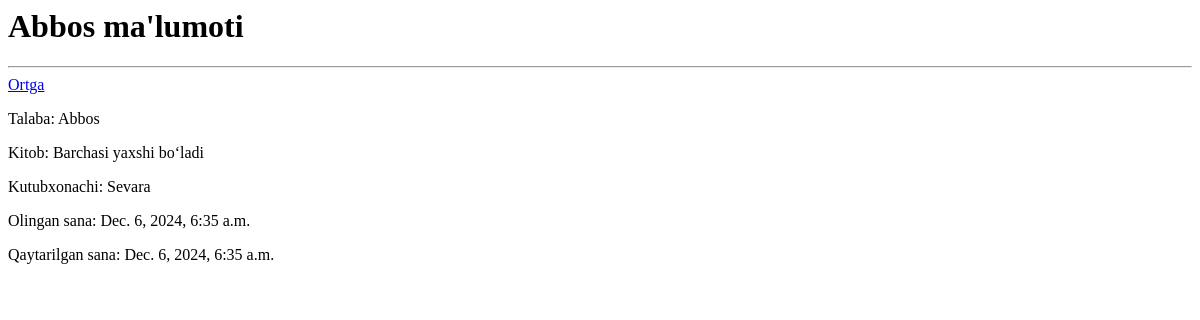
The page /recordlar/2/ on the database as committed earlier.
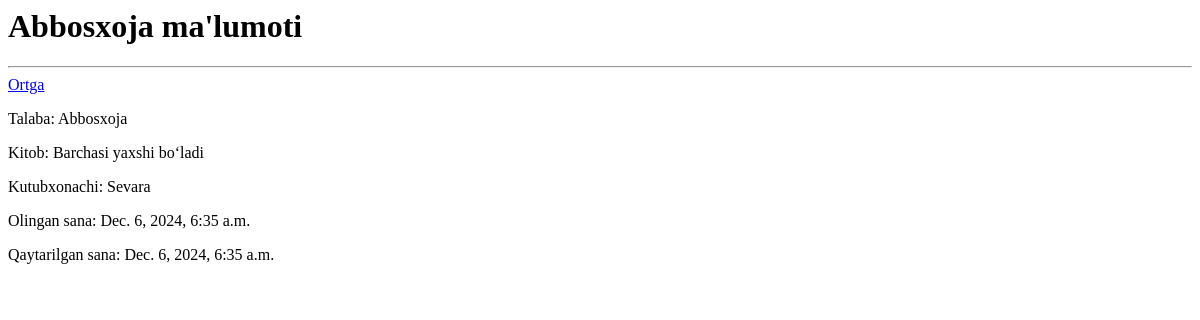
The same page on the database as committed later.
### main/models.py (models this page shows, shortened)
class Record(models.Model):
    talaba = models.ForeignKey(Talaba, on_delete=models.SET_NULL, null=True)
    kitob = models.ForeignKey(Kitob, on_delete=models.SET_NULL, null=True)
    kutubxonachi = models.ForeignKey(Kutubxonachi, on_delete=models.CASCADE, null=True)
    olingan_sana = models.DateTimeField(auto_now_add=True)
    qaytarilgan_sana = models.DateTimeField(auto_now_add=True)
    qaytardi = models.BooleanField(default=False)
    class Meta:
        verbose_name_plural = 'Recordlar'

class Talaba(models.Model):
    ism = models.CharField(max_length=50)
    yosh = models.PositiveSmallIntegerField()
    tel = models.CharField(max_length=15)
    guruh = models.CharField(max_length=50)
    kurs = models.PositiveSmallIntegerField(validators=[MinValueValidator(1), MaxValueValidator(4)],default=1)
    kitob_soni = models.PositiveSmallIntegerField(default=1)
    def __str__(self):
        return self.ism
    class Meta:
        verbose_name_plural = 'Talabalar'

class Kitob(models.Model):
    nom = models.CharField(max_length=50)
    janr = models.CharField(max_length=50)
    sahifa = models.PositiveSmallIntegerField()
    muqova = models.CharField(max_length=50,
    choices=(
        ('Qattiq','Qattiq'),
        ('Yumshoq','Yumshoq'),
             ))
    muallif = models.ForeignKey(Muallif ,on_delete=models.CASCADE)
    def __str__(self):
        return self.nom

class Kutubxonachi(models.Model):
    Ish_Vaqt = (
        ('08:00-13:00', '08:00-13:00'),
        ('13:00-20:00', '13:00-20:00'),
        ('20:00-01:00', '20:00-01:00'),
    )
    ism = models.CharField(max_length=50)
    telefon_raqam = models.CharField(max_length=50)
    ish_vaqti = models.CharField(max_length=50,choices=Ish_Vaqt)
    def __str__(self):
        return self.ism
    class Meta:
        verbose_name_plural = 'Kutubxonachilar'

### main/views.py (the view)
# urls.py: path('recordlar/<int:record_id>/', record_details_view),
def record_details_view(request , record_id):
    record = Record.objects.get(id=record_id)
    context = {"record": record}
    return render(request, "record_details.html", context)

### templates/record_details.html
<h1>{{ record.talaba }} ma'lumoti </h1>
<hr>
<a href="/recordlar/">Ortga</a>
<p>Talaba: {{ record.talaba }}</p>
<p>Kitob: {{ record.kitob }}</p>
<p>Kutubxonachi: {{ record.kutubxonachi }}</p>
<p>Olingan sana: {{ record.olingan_sana }}</p>
<p>Qaytarilgan sana: {{ record.qaytarilgan_sana }}</p>

Rows that differ between the two databases and show on the page:
changed through a linked row, Record "Barchasi yaxshi bo‘ladi": talaba "Abbos" → "Abbosxoja"
